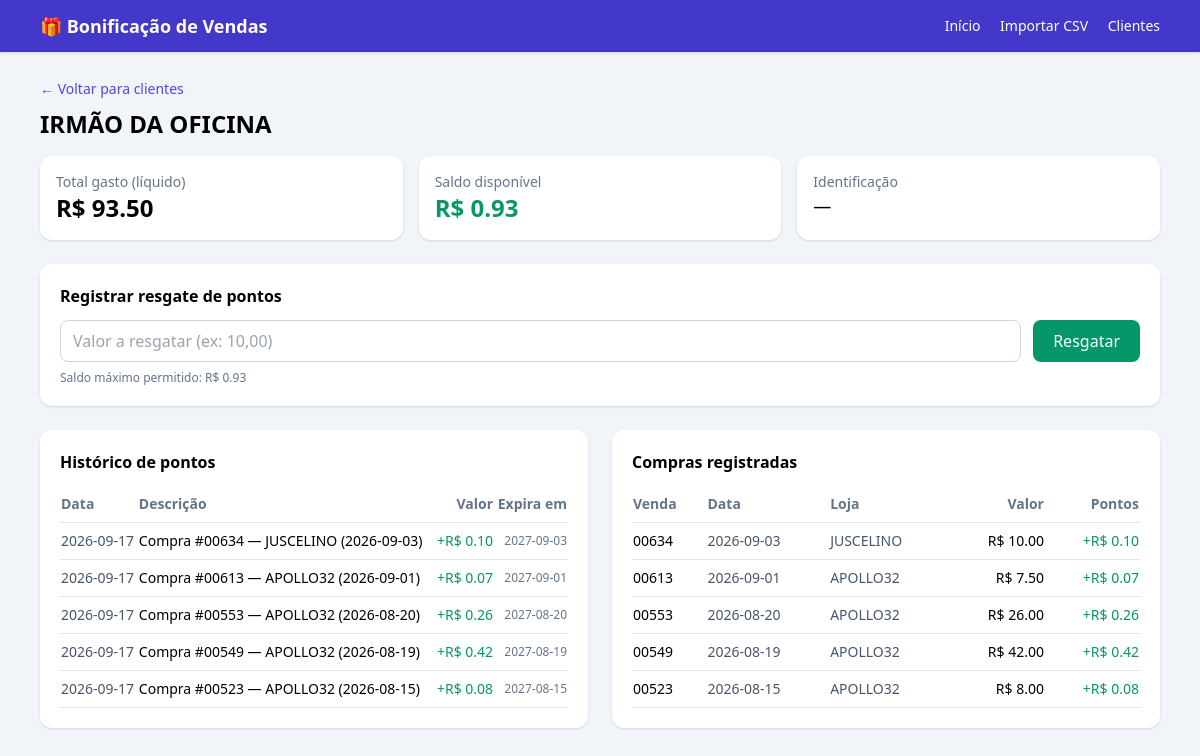
Screenshot of /cliente/4 with the database file from the repository.
### tables this page shows
CREATE TABLE clientes (
        id INTEGER PRIMARY KEY AUTOINCREMENT,
        nome TEXT NOT NULL,
        documento TEXT,
        telefone TEXT,
        criado_em TEXT DEFAULT CURRENT_TIMESTAMP
    );

CREATE TABLE movimentos_pontos (
        id INTEGER PRIMARY KEY AUTOINCREMENT,
        cliente_id INTEGER,
        pontos REAL,
        tipo TEXT,
        descricao TEXT,
        data_movimento TEXT DEFAULT CURRENT_TIMESTAMP,
        data_expiracao TEXT,
        venda_id INTEGER,
        FOREIGN KEY(cliente_id) REFERENCES clientes(id)
    );

CREATE TABLE vendas (
        id INTEGER PRIMARY KEY AUTOINCREMENT,
        numero_venda TEXT UNIQUE,
        cliente_id INTEGER,
        cliente_nome TEXT,
        loja TEXT,
        forma_pagamento TEXT,
        valor_bruto REAL,
        desconto REAL,
        valor_liquido REAL,
        data_venda TEXT,
        lote_id INTEGER,
        pontos_gerados REAL,
        FOREIGN KEY(cliente_id) REFERENCES clientes(id),
        FOREIGN KEY(lote_id) REFERENCES lotes_csv(id)
    );

### app.py (the view)
@app.route("/cliente/<int:cid>")
def extrato(cid):
    db = get_db()
    cur = db.cursor()
    cur.execute("SELECT * FROM clientes WHERE id = ?", (cid,))
    cliente = cur.fetchone()
    if not cliente:
        flash("Cliente não encontrado.", "erro")
        return redirect(url_for("clientes"))
    cur.execute("""SELECT * FROM movimentos_pontos
                   WHERE cliente_id = ? ORDER BY id DESC""", (cid,))
    movs = cur.fetchall()
    cur.execute("""SELECT * FROM vendas
                   WHERE cliente_id = ? ORDER BY data_venda DESC""", (cid,))
    vendas = cur.fetchall()
    saldo = calcular_saldo_cliente(db, cid)
    total_gasto = sum(float(v["valor_liquido"] or 0) for v in vendas)
    return render_template("extrato.html",
                           cliente=cliente, movimentos=movs, vendas=vendas,
                           saldo=saldo, total_gasto=total_gasto)

### app.py (called while the page is built)
def get_db():
    if "db" not in g:
        g.db = sqlite3.connect(DB_PATH)
        g.db.row_factory = sqlite3.Row
    return g.db

def calcular_saldo_cliente(db, cliente_id):
    hoje = datetime.now().strftime("%Y-%m-%d")
    cur = db.cursor()
    cur.execute("""
        UPDATE movimentos_pontos
        SET tipo = 'expiracao'
        WHERE cliente_id = ?
          AND tipo = 'credito'
          AND data_expiracao IS NOT NULL
          AND data_expiracao < ?
    """, (cliente_id, hoje))
    db.commit()
    cur.execute("""
        SELECT COALESCE(SUM(
            CASE WHEN tipo = 'credito' THEN pontos
                 WHEN tipo IN ('resgate','expiracao') THEN -ABS(pontos)
                 ELSE 0 END
        ), 0) AS saldo
        FROM movimentos_pontos
        WHERE cliente_id = ?
    """, (cliente_id,))
    return float(cur.fetchone()["saldo"] or 0)

### templates/extrato.html
{% extends "base.html" %}
{% block content %}
<a href="{{ url_for('clientes') }}" class="text-indigo-600 text-sm">← Voltar para clientes</a>
<h1 class="text-2xl font-bold mt-2 mb-4">{{ cliente['nome'] }}</h1>
<div class="grid grid-cols-1 sm:grid-cols-3 gap-4 mb-6">
  <div class="bg-white rounded-xl shadow p-4">
    <div class="text-sm text-slate-500">Total gasto (líquido)</div>
    <div class="text-2xl font-bold">R$ {{ '%.2f'|format(total_gasto) }}</div>
  </div>
  <div class="bg-white rounded-xl shadow p-4">
    <div class="text-sm text-slate-500">Saldo disponível</div>
    <div class="text-2xl font-bold text-emerald-600">R$ {{ '%.2f'|format(saldo) }}</div>
  </div>
  <div class="bg-white rounded-xl shadow p-4">
    <div class="text-sm text-slate-500">Identificação</div>
    <div class="text-lg">{{ cliente['documento'] or '—' }}</div>
  </div>
</div>
<div class="bg-white rounded-xl shadow p-5 mb-6">
  <h2 class="font-bold mb-3">Registrar resgate de pontos</h2>
  <form method="post" action="{{ url_for('resgatar', cid=cliente['id']) }}" class="flex gap-3">
    <input type="text" name="valor" placeholder="Valor a resgatar (ex: 10,00)"
           class="border border-slate-300 rounded-lg px-3 py-2 flex-1">
    <button class="bg-emerald-600 text-white px-5 py-2 rounded-lg hover:bg-emerald-700">
      Resgatar
    </button>
  </form>
  <p class="text-xs text-slate-500 mt-2">Saldo máximo permitido: R$ {{ '%.2f'|format(saldo) }}</p>
</div>
<div class="grid grid-cols-1 lg:grid-cols-2 gap-6">
  <div class="bg-white rounded-xl shadow p-5">
    <h2 class="font-bold mb-3">Histórico de pontos</h2>
    <div class="max-h-96 overflow-y-auto">
      <table class="w-full text-sm">
        <thead class="text-slate-500 border-b sticky top-0 bg-white">
          <tr>
            <th class="text-left py-2">Data</th>
            <th class="text-left">Descrição</th>
            <th class="text-right">Valor</th>
            <th class="text-right">Expira em</th>
          </tr>
        </thead>
        <tbody>
          {% for m in movimentos %}
          <tr class="border-b">
            <td class="py-2 text-slate-600">{{ m['data_movimento'][:10] }}</td>
            <td>{{ m['descricao'] }}</td>
            <td class="text-right font-medium
                       {% if m['tipo'] == 'credito' %}text-emerald-600
                       {% else %}text-red-600{% endif %}">
              {% if m['tipo'] == 'credito' %}+{% else %}−{% endif %}R$ {{ '%.2f'|format(m['pontos']) }}
            </td>
            <td class="text-right text-slate-500 text-xs">{{ m['data_expiracao'] or '—' }}</td>
          </tr>
          {% else %}
          <tr><td colspan="4" class="text-center py-4 text-slate-400">Sem movimentos.</td></tr>
          {% endfor %}
        </tbody>
      </table>
    </div>
  </div>
  <div class="bg-white rounded-xl shadow p-5">
    <h2 class="font-bold mb-3">Compras registradas</h2>
    <div class="max-h-96 overflow-y-auto">
      <table class="w-full text-sm">
        <thead class="text-slate-500 border-b sticky top-0 bg-white">
          <tr>
            <th class="text-left py-2">Venda</th>
            <th class="text-left">Data</th>
            <th class="text-left">Loja</th>
            <th class="text-right">Valor</th>
            <th class="text-right">Pontos</th>
          </tr>
        </thead>
        <tbody>
          {% for v in vendas %}
          <tr class="border-b">
            <td class="py-2">{{ v['numero_venda'] }}</td>
            <td class="text-slate-600">{{ v['data_venda'] }}</td>
            <td class="text-slate-600">{{ v['loja'] }}</td>
            <td class="text-right">R$ {{ '%.2f'|format(v['valor_liquido']) }}</td>
            <td class="text-right text-emerald-600">+R$ {{ '%.2f'|format(v['pontos_gerados']) }}</td>
          </tr>
          {% else %}
          <tr><td colspan="5" class="text-center py-4 text-slate-400">Sem compras.</td></tr>
          {% endfor %}
        </tbody>
      </table>
    </div>
  </div>
</div>
{% endblock %}

### rows the page displays
clientes: nome "IRMÃO DA OFICINA"
movimentos_pontos: data_movimento "2026-09-17", descricao "Compra #00634 — JUSCELINO (2026-09-03)", pontos "0.10", data_expiracao "2027-09-03"
movimentos_pontos: data_movimento "2026-09-17", descricao "Compra #00613 — APOLLO32 (2026-09-01)", pontos "0.07", data_expiracao "2027-09-01"
movimentos_pontos: data_movimento "2026-09-17", descricao "Compra #00553 — APOLLO32 (2026-08-20)", pontos "0.26", data_expiracao "2027-08-20"
movimentos_pontos: data_movimento "2026-09-17", descricao "Compra #00549 — APOLLO32 (2026-08-19)", pontos "0.42", data_expiracao "2027-08-19"
movimentos_pontos: data_movimento "2026-09-17", descricao "Compra #00523 — APOLLO32 (2026-08-15)", pontos "0.08", data_expiracao "2027-08-15"
vendas: numero_venda "00634", data_venda "2026-09-03", loja "JUSCELINO", valor_liquido "10.00", pontos_gerados "0.10"
vendas: numero_venda "00613", data_venda "2026-09-01", loja "APOLLO32", valor_liquido "7.50", pontos_gerados "0.07"
vendas: numero_venda "00553", data_venda "2026-08-20", loja "APOLLO32", valor_liquido "26.00", pontos_gerados "0.26"
vendas: numero_venda "00549", data_venda "2026-08-19", loja "APOLLO32", valor_liquido "42.00", pontos_gerados "0.42"
vendas: numero_venda "00523", data_venda "2026-08-15", loja "APOLLO32", valor_liquido "8.00", pontos_gerados "0.08"

### other values shown
{{ '%.2f'|format(total_gasto) }} "93.50"
{{ '%.2f'|format(saldo) }} "0.93"
{{ cliente['documento'] or '—' }} "—"
